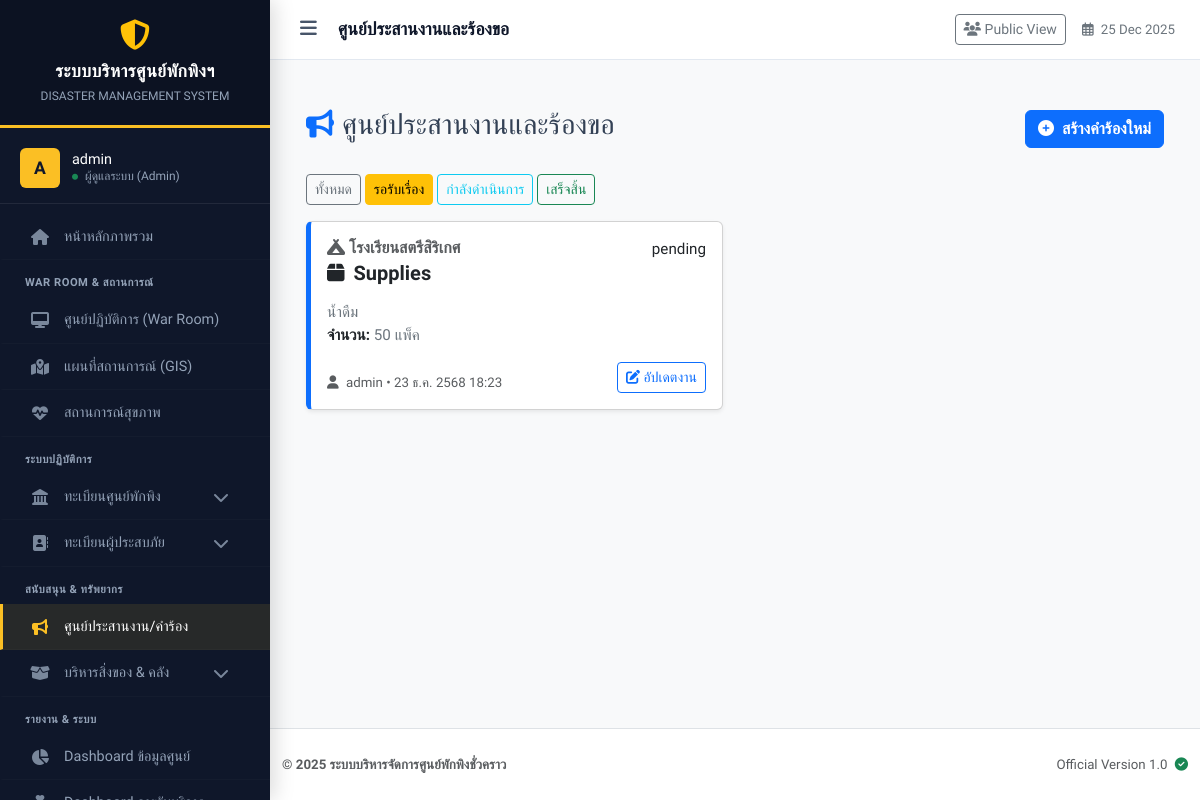
Screenshot of /request_manager.php?status=pending (signed in) with the database file from the repository.
### tables this page shows
CREATE TABLE `shelter_requests` (
  `id` int(11) NOT NULL,
  `shelter_id` int(11) NOT NULL,
  `category` enum('supplies','medical','manpower','transport','other') NOT NULL COMMENT 'หมวดหมู่',
  `urgency` enum('normal','high','critical') DEFAULT 'normal' COMMENT 'ความเร่งด่วน',
  `detail` text NOT NULL COMMENT 'รายละเอียดสิ่งที่ขอ',
  `quantity` varchar(100) DEFAULT NULL COMMENT 'จำนวน (ถ้ามี)',
  `status` enum('pending','approved','in_progress','completed','rejected') DEFAULT 'pending',
  `response_note` text DEFAULT NULL COMMENT 'บันทึกการตอบรับจาก Admin',
  `created_by` int(11) NOT NULL,
  `created_at` datetime DEFAULT current_timestamp(),
  `updated_at` datetime DEFAULT NULL ON UPDATE current_timestamp()
);

CREATE TABLE `shelters` (
  `id` int(11) NOT NULL,
  `incident_id` int(11) NOT NULL COMMENT 'ผูกกับเหตุการณ์ไหน',
  `name` varchar(200) NOT NULL COMMENT 'ชื่อศูนย์',
  `location` text NOT NULL COMMENT 'ที่ตั้ง',
  `latitude` decimal(10,8) DEFAULT NULL,
  `longitude` decimal(11,8) DEFAULT NULL,
  `capacity` int(11) NOT NULL DEFAULT 0 COMMENT 'ความจุสูงสุด',
  `contact_phone` varchar(20) DEFAULT NULL,
  `status` enum('open','full','closed') NOT NULL DEFAULT 'open',
  `last_updated` datetime DEFAULT NULL
);

CREATE TABLE `users` (
  `id` int(11) NOT NULL,
  `username` varchar(50) NOT NULL COMMENT 'ชื่อผู้ใช้',
  `password` varchar(255) NOT NULL COMMENT 'รหัสผ่าน (Hashed)',
  `first_name` varchar(100) DEFAULT '',
  `last_name` varchar(100) DEFAULT '',
  `full_name` varchar(100) NOT NULL COMMENT 'ชื่อ-นามสกุล',
  `role` varchar(50) NOT NULL DEFAULT 'staff',
  `shelter_id` int(11) DEFAULT NULL COMMENT 'สังกัดศูนย์พักพิง',
  `created_at` timestamp NOT NULL DEFAULT current_timestamp(),
  `last_login` datetime DEFAULT NULL
);

### includes/functions.php (called while the page is built, shortened)
<?php
function thaiDate($date) {
    $months = [
        1=>'ม.ค.', 2=>'ก.พ.', 3=>'มี.ค.', 4=>'เม.ย.', 5=>'พ.ค.', 6=>'มิ.ย.',
        7=>'ก.ค.', 8=>'ส.ค.', 9=>'ก.ย.', 10=>'ต.ค.', 11=>'พ.ย.', 12=>'ธ.ค.'
    ];
    $timestamp = strtotime($date);
    $d = date('j', $timestamp);
    $m = $months[(int)date('n', $timestamp)];
    $y = date('Y', $timestamp) + 543;
    return "$d $m $y";
}
?>

### request_manager.php (the view, shortened to what this page needs)
<?php
require_once 'config/db.php';
require_once 'includes/functions.php';
$sql = "SELECT r.*, s.name as shelter_name, u.username
        FROM shelter_requests r
        JOIN shelters s ON r.shelter_id = s.id
        LEFT JOIN users u ON r.created_by = u.id
        WHERE 1=1 ";
$filter_status = $_GET['status'] ?? '';
if ($filter_status) {
    $sql .= " AND r.status = " . $pdo->quote($filter_status);
}
$sql .= " ORDER BY FIELD(r.urgency, 'critical', 'high', 'normal'), r.created_at DESC";
$requests = $pdo->query($sql)->fetchAll();
?>
<!DOCTYPE html>
<html lang="th">
<head>
    <link href="https://cdn.jsdelivr.net/npm/bootstrap@5.3.0/dist/css/bootstrap.min.css" rel="stylesheet">
    <link rel="stylesheet" href="https://cdnjs.cloudflare.com/ajax/libs/font-awesome/6.4.0/css/all.min.css">
</head>
<body class="bg-light">
<?php include 'includes/header.php'; ?>
<div class="container mt-4">
    <div class="d-flex justify-content-between align-items-center mb-4">
        <h3><i class="fas fa-bullhorn text-primary me-2"></i>ศูนย์ประสานงานและร้องขอ</h3>
        <button class="btn btn-primary fw-bold" id="btnNewRequest">
            <i class="fas fa-plus-circle me-1"></i> สร้างคำร้องใหม่
        </button>
    </div>
    <div class="mb-3">
        <a href="request_manager.php" class="btn btn-sm btn-outline-secondary <?php echo !$filter_status ? 'active' : ''; ?>">ทั้งหมด</a>
        <a href="request_manager.php?status=pending" class="btn btn-sm btn-outline-warning <?php echo $filter_status=='pending' ? 'active' : ''; ?>">รอรับเรื่อง</a>
        <a href="request_manager.php?status=in_progress" class="btn btn-sm btn-outline-info <?php echo $filter_status=='in_progress' ? 'active' : ''; ?>">กำลังดำเนินการ</a>
        <a href="request_manager.php?status=completed" class="btn btn-sm btn-outline-success <?php echo $filter_status=='completed' ? 'active' : ''; ?>">เสร็จสิ้น</a>
    </div>
    <div class="row">
        <?php if(empty($requests)): ?>
            <div class="col-12 text-center py-5 text-muted">ไม่มีรายการคำร้อง</div>
        <?php else: ?>
            <?php foreach($requests as $req):
                $borderClass = 'border-' . $req['urgency'];
                $bgClass = $req['status'] == 'completed' ? 'bg-light opacity-75' : 'bg-white';
                $statusBadges = [
                    'pending' => '<span class="badge bg-warning text-dark"><i class="far fa-clock"></i> รอรับเรื่อง</span>',
                    'approved' => '<span class="badge bg-info"><i class="fas fa-check"></i> รับเรื่องแล้ว</span>',
                    'in_progress' => '<span class="badge bg-primary"><i class="fas fa-shipping-fast"></i> กำลังดำเนินการ</span>',
                    'completed' => '<span class="badge bg-success"><i class="fas fa-check-circle"></i> เสร็จสิ้น</span>',
                    'rejected' => '<span class="badge bg-secondary">ยกเลิก/ปฏิเสธ</span>'
                ];
            ?>
            <div class="col-lg-6 mb-3">
                <div class="card shadow-sm h-100 <?php echo $bgClass; ?> <?php echo $borderClass; ?>">
                    <div class="card-body">
                        <div class="d-flex justify-content-between mb-2">
                            <h5 class="card-title fw-bold text-dark">
                                <?php if($role === 'admin'): ?>
                                    <small class="text-muted d-block fs-6 mb-1"><i class="fas fa-campground"></i> <?php echo htmlspecialchars($req['shelter_name']); ?></small>
                                <?php endif; ?>
                                <?php
                                    $iconMap = ['supplies'=>'box', 'medical'=>'briefcase-medical', 'manpower'=>'users', 'transport'=>'truck', 'other'=>'question-circle'];
                                    $icon = $iconMap[$req['category']] ?? 'circle';
                                ?>
                                <i class="fas fa-<?php echo $icon; ?> me-1"></i> <?php echo ucfirst($req['category']); ?>
                            </h5>
                            <div><?php echo $statusBadges[$req['status']] ?? $req['status']; ?></div>
                        </div>
                        <p class="card-text text-secondary mb-1">
                            <?php echo nl2br(htmlspecialchars($req['detail'])); ?>
                            <?php if($req['quantity']): ?>
                                <br><strong class="text-dark">จำนวน:</strong> <?php echo htmlspecialchars($req['quantity']); ?>
                            <?php endif; ?>
                        </p>
                        <div class="d-flex justify-content-between align-items-end mt-3">
                            <small class="text-muted">
                                <i class="fas fa-user me-1"></i> <?php echo $req['username']; ?> •
                                <?php echo thaiDate(date('Y-m-d', strtotime($req['created_at']))); ?> <?php echo date('H:i', strtotime($req['created_at'])); ?>
                            </small>
                            <?php if($role === 'admin'): ?>
                                <button class="btn btn-sm btn-outline-primary"
                                        onclick='updateStatus(<?php echo json_encode($req); ?>)'>
                                    <i class="fas fa-edit"></i> อัปเดตงาน
                                </button>
                            <?php endif; ?>
                        </div>
                    </div>
                </div>
            </div>
            <?php endforeach; ?>
        <?php endif; ?>
    </div>
</div>
<?php include 'includes/footer.php'; ?>
</body>
</html>

### request_manager.php (style rules this page uses)
.border-normal { border-left: 5px solid #0d6efd !important; }

### includes/header.php (style rules this page uses)
:root { --sidebar-width: 270px; --header-height: 60px; --nav-bg: #0f172a; --nav-hover: #1e293b; --active-gold: #fbbf24; --text-main: #f1f5f9; --text-muted: #94a3b8; --body-bg: #f8fafc; --border-color: rgba(255,255,255,0.08); }
body { font-family: 'Prompt', sans-serif; background-color: var(--body-bg); color: #334155; overflow-x: hidden; font-size: 0.95rem; }

### rows the page displays
shelter_requests: shelter.name "โรงเรียนสตรีสิริเกศ", category "Supplies", status "pending", detail "น้ำดืม", quantity "50 แพ็ค", users.username "admin", created_at "23 ธ.ค. 2568", created_at "18:23"

### other values shown
substr($_SESSION['username'] ?? 'U', 0, 1) "A"
$_SESSION['username'] "admin"
